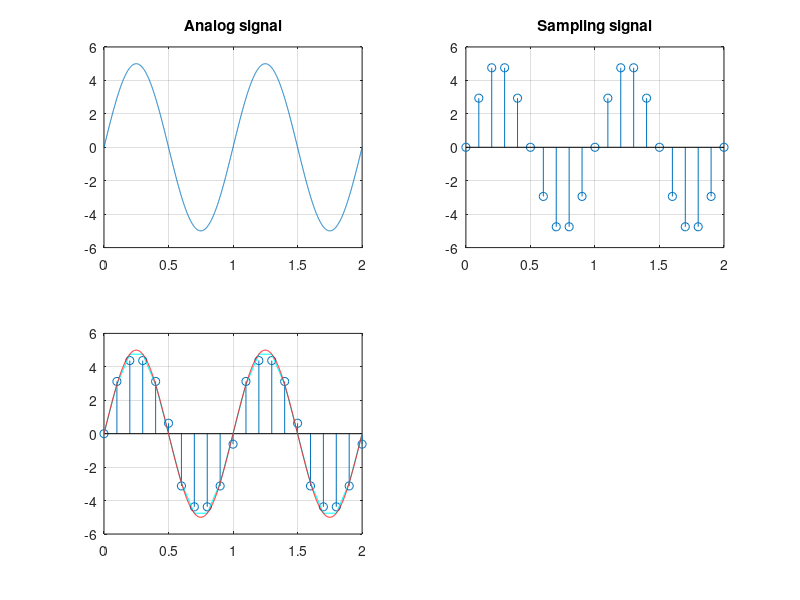

Write the MATLAB code that produced this figure.
clc
clear all;
close all;

% Part 01 : Analog Signal Generation

t=0:0.001:2;
f=1;
amp=5;
x=amp*sin(2*pi*f*t);
subplot(221);
plot(t,x);
title('Analog signal')
grid on

% Part 02 : Sampling Signal

fs=10*f;
ts=0:1/fs:2;
xs=amp*sin(2*pi*f*ts);
subplot(222);
stem(ts,xs);
title('Sampling signal')
grid on

% Part 03 : Quantizing the Signal

Nsamples=length(xs)     % No. of Samples taken
Nbit=3;                 % Given no. of bits
level=2^Nbit            % No of stages created within the Peak to Peak range
step=2*amp/level;       % Step=1.25  So Steps come at 5 > 3.75 > 2 > 0.5 > -1 > -2.5 > -3.75 > -5

% The levels require assigned values to quantize. The lowest level from -5 to -3.75 will get -4.375 (average) as assigned value. 
% Similarly other blocks/levels will get values incremented by step size
  
Lmin=-amp+step/2;       % Lmin = -4.375
Lmax=amp-step/2;        % Lmax =  4.375

for i=Lmin:step:Lmax    % -4.375 < -3.125 < -1.875 < -0.625 < 0.625 < 1.875 < 3.125 < 4.375 
    for j=1: Nsamples;  % All the samples need to be checked
    
        if (((i-step/2)<xs(j))&&(xs(j)<(i+step/2)))    %Filtered all the values lying within -5 to -3.75 i.e greater than -5 and less than -3.75
            
            qValue(j)=i % All the values lie within -5 to -3.75 have been assigned -4.375
          
            disp (qValue)
        end
    end
end
subplot(223);
stem(ts,qValue);
hold on
grid on
axis()
plot(ts,xs,'color','c') %Comparison with sampled signal
hold on
plot(t,x,'color','r') %Comparison with analog signal


